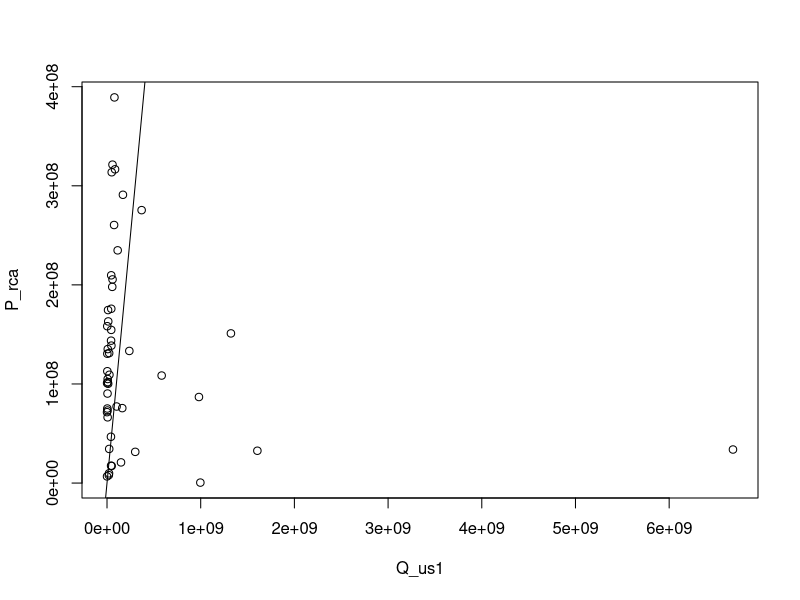
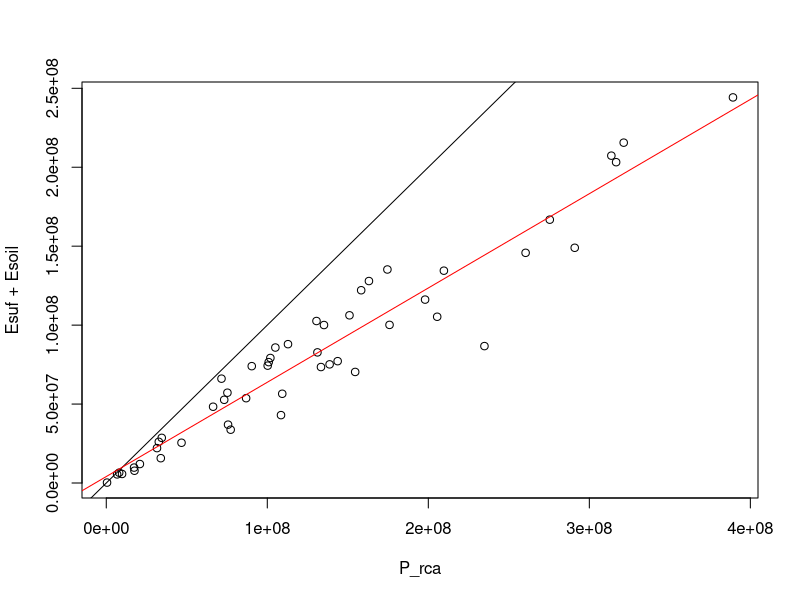
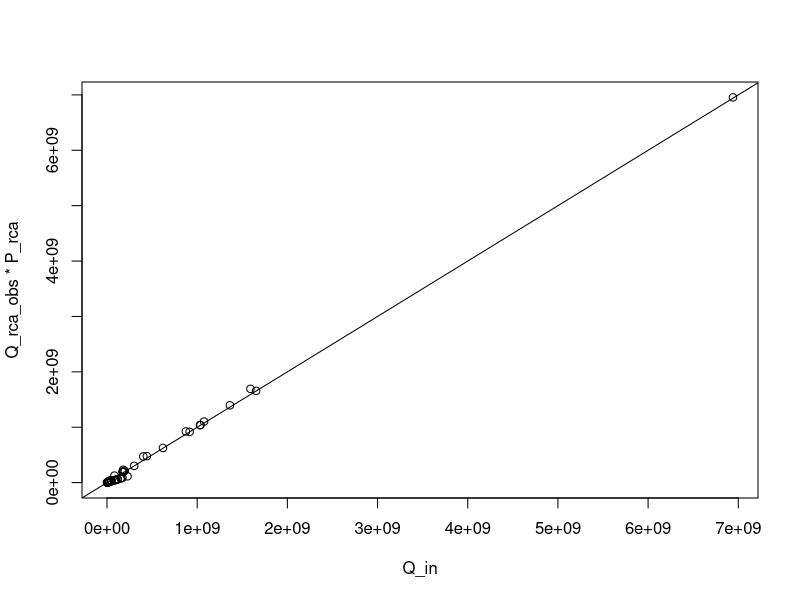
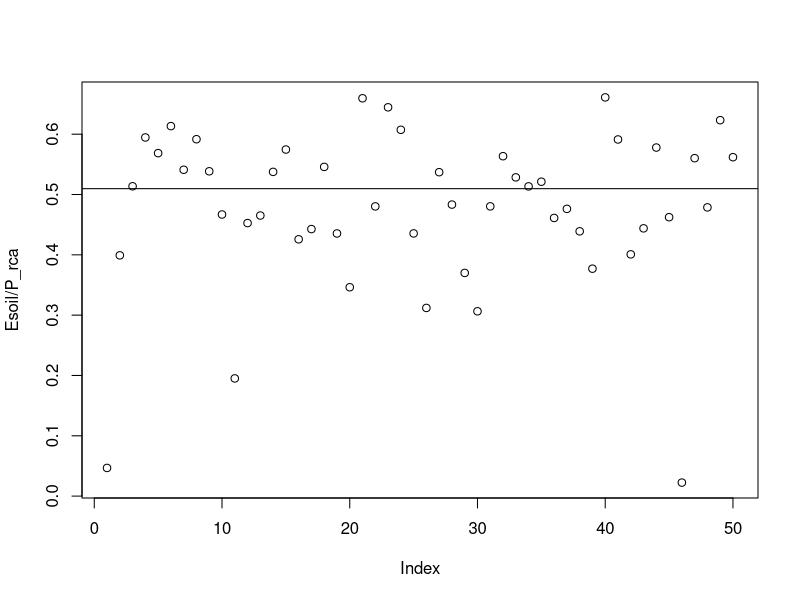
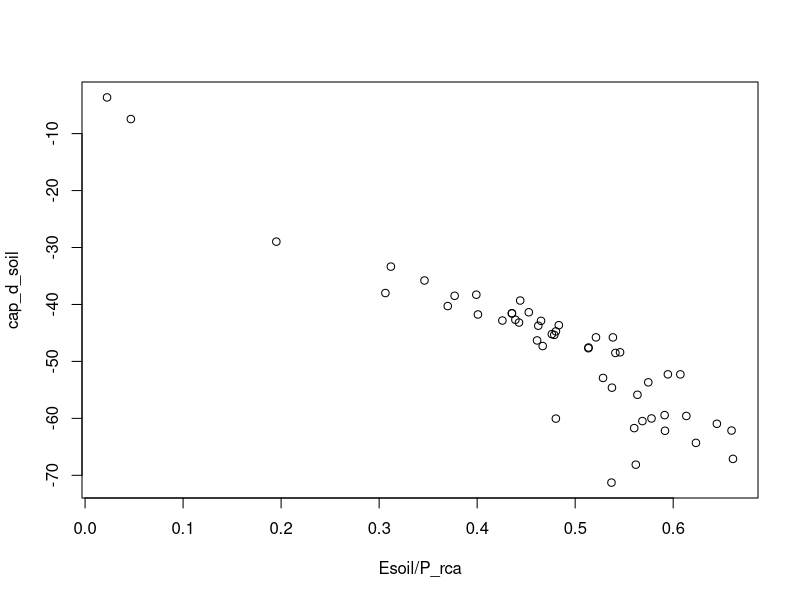
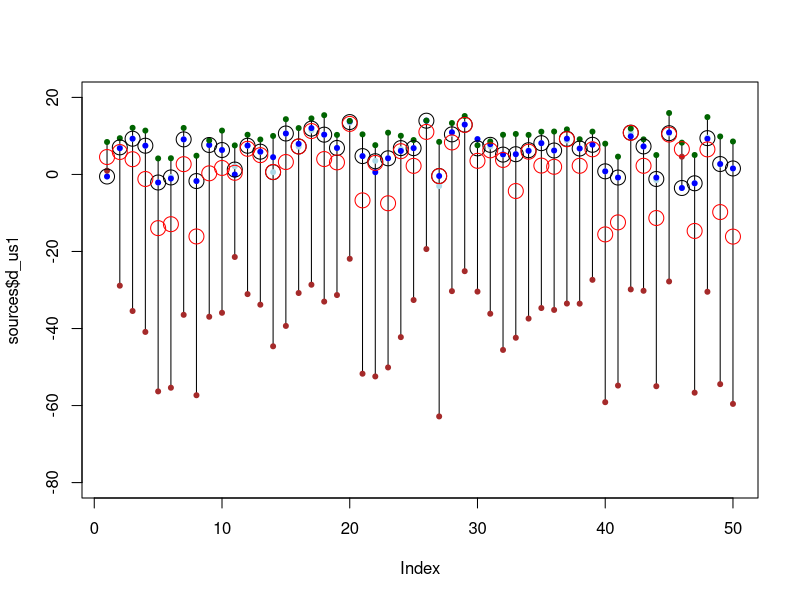
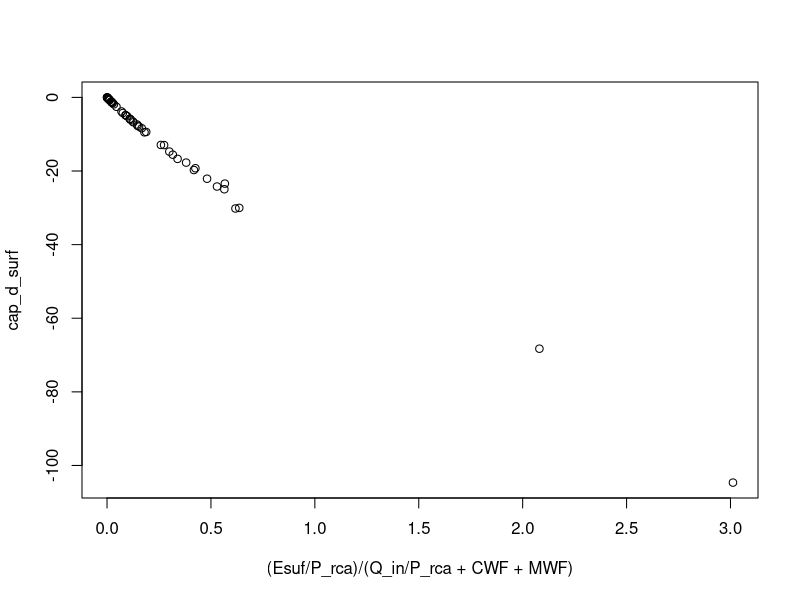
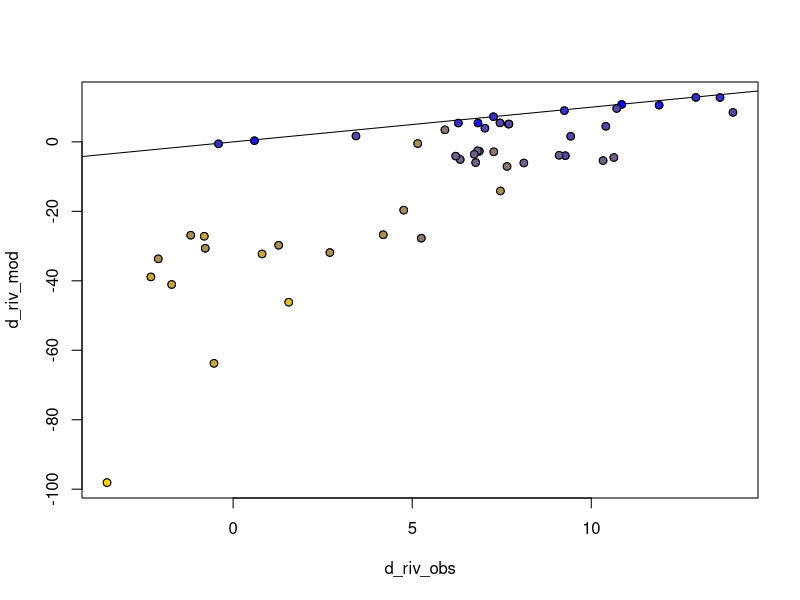

Source code (R) for these figures, in order:
library(dplyr)

#load data
dstreams_era <- read.csv("data/gabe_dstreams.csv")

#normalized Qrca to precipitation of rca
dstreams_era$Q_rca_norm <- dstreams_era$q_eraS_c/dstreams_era$P_eraS_e 

#drop geometry
dstreams_bay <- dstreams_era

# Initialize columns in dstreams_bay
dstreams_bay$d_us1 <- NA
dstreams_bay$d_us2 <- NA
dstreams_bay$Q_us1 <- NA
dstreams_bay$Q_us2 <- NA
dstreams_bay$P_us1_c <- NA
dstreams_bay$P_us2_c <- NA
dstreams_bay$P_us1_e <- NA
dstreams_bay$P_us2_e <- NA

# Loop through each stream segment
for (i in 1:nrow(dstreams_bay)) {
  segment <- dstreams_bay[i, ]  # Current segment
  
  # Get upstream segment RIDs
  upstream_rid_1 <- segment$prev_str01
  upstream_rid_2 <- segment$prev_str02
  
  # Initialize upstream values (set to self-referencing for headwaters)
  d_us1 <- segment$dex_riv_pred
  d_us2 <- segment$dex_riv_pred
  Q_us1_c <- segment$q_eraS_c
  Q_us2_c <- segment$q_eraS_c
  P_us1_c <- segment$P_eraS_c
  P_us2_c <- segment$P_eraS_c
  P_us1_e <- segment$P_eraS_e
  P_us2_e <- segment$P_eraS_e
  
  # Retrieve upstream values if upstream segments exist
  if (upstream_rid_1 != 0) {
    upstream_segment_1 <- dstreams_bay[dstreams_bay$stream == upstream_rid_1, ]
    if (nrow(upstream_segment_1) > 0) {
      d_us1 <- upstream_segment_1$dex_riv_pred[1]
      Q_us1_c <- upstream_segment_1$q_eraS_c[1]
      P_us1_c <- upstream_segment_1$P_eraS_c[1]
      P_us1_e <- upstream_segment_1$P_eraS_e[1]
      
    }
  }
  
  if (upstream_rid_2 != 0) {
    upstream_segment_2 <- dstreams_bay[dstreams_bay$stream == upstream_rid_2, ]
    if (nrow(upstream_segment_2) > 0) {
      d_us2 <- upstream_segment_2$dex_riv_pred[1]
      Q_us2_c <- upstream_segment_2$q_eraS_c[1]
      P_us2_c <- upstream_segment_2$P_eraS_c[1]
      P_us2_e <- upstream_segment_2$P_eraS_e[1]
      
    }
  }
  
  # Store results back in the dataframe
  dstreams_bay$d_us1[i] <- d_us1
  dstreams_bay$d_us2[i] <- d_us2
  dstreams_bay$Q_us1_c[i] <- Q_us1_c
  dstreams_bay$Q_us2_c[i] <- Q_us2_c
  dstreams_bay$P_us1_c[i] <- P_us1_c
  dstreams_bay$P_us2_c[i] <- P_us2_c
  dstreams_bay$P_us1_e[i] <- P_us1_e
  dstreams_bay$P_us2_e[i] <- P_us2_e
}

# Make a subset
set.seed(39458)
dstreams_sub <- dstreams_bay[sample(1:nrow(dstreams_bay), 50),]

# Extract
h = as.numeric(dstreams_sub$rh13_e)/100  # rca humidity
Esuf = as.numeric(dstreams_sub$EsufS_e)  # Normalized Surface Evaporation ratio cumulative or rca?
Esoil = as.numeric(dstreams_sub$EsoilS_e) # Normalized Soil Evaporation ratio cumulative or rca?
d_p = as.numeric(dstreams_sub$dppt13_e) # rca d-excess in precipitation
d_riv_obs = as.numeric(dstreams_sub$dex_riv_pred) # Observed d-excess in river water
d_riv_obs_SE = as.numeric(dstreams_sub$dex_riv_pred_SE)  # Standard error in observed d-excess
d_us1 = as.numeric(dstreams_sub$d_us1)  # Precomputed upstream d-excess (1st upstream reach)
d_us2 = as.numeric(dstreams_sub$d_us2)  # Precomputed upstream d-excess (2nd upstream reach)
Q_us1 = as.numeric(dstreams_sub$Q_us1_c)  # Precomputed upstream runoff (1st upstream reach)
Q_us2 = as.numeric(dstreams_sub$Q_us2_c)  # Precomputed upstream runoff (2nd upstream reach)
P_rca = as.numeric(dstreams_sub$P_eraS_e) # Precip of the RCA
Q_rca_obs = as.numeric(dstreams_sub$Q_rca_norm) #Observed Qrca normalized to ppt (FROM ERA!)

# Let's look at some of the data
plot(Q_us1, P_rca)
abline(0, 1)
## Mix of headwater and few mainstem reaches

# Evap loss is ~60% of P_rca on average
plot(P_rca, Esuf + Esoil)
abline(0, 1)
mod = lm((Esuf + Esoil) ~ P_rca)
abline(mod, col = "red")
coef(mod)

# Qrca should be pretty close to the sum of the tributary inputs, which it is
Q_in = Q_us1 + Q_us2
plot(Q_in, Q_rca_obs * P_rca)
abline(0, 1)
#### This suggests to me that what you are calling Q_rca_obs here is what we
# called Q_r on the board yesterday...the total discharge from the reach 
# (which includes the tributary inflows from upstream). For consistency it
# would be better to *not* divide this by P_rca in your pre-processing. ####

# Moving to the forward model, components of P_rca, use Steve's mean values
I = 0.2
BWF = 0.62
MWF = 0.18

# Connectivity
con = 0.38  ## c is a bad variable name since it's a base function
CWF <- (con * MWF) / (1 - con)

# How close is Esoil to BWF - CWF, which should be a theoretical maximum value
plot(Esoil / P_rca)
abline(h = BWF - CWF)
#### Here we start to see a problem. The ERA Esoil values are quite large, and
# are inconsistent with Steve's mean values for BWF and connectivity, which
# suggest that only ~51% of Prca is available for evapotranspiration. So either
# the Esoil values from ERA are too high or the BWF is much higher and/or 
# connectivity lower than Steve's values in these watersheds to make the 
# mass balance work out, let alone allow for any appreciable amount of 
# transpiration. Let's keep this in mind as we look at how the isotopes are
# impacted. ####

# Soil & surface evaporation parameters
#### Note that these were backwards, soil should be ~1 and surf ~0.5 ####
theta_soil = 0.95
theta_surf = 0.55

# Epsilons
epsilon_soil <- (1 - h) * theta_soil * -107
epsilon_surf <- (1 - h) * theta_surf * -107

# Isotope effect, soil water
cap_d_soil <- (epsilon_soil / h) /
  (1 + (BWF / (Esoil / P_rca)) * ((1 - h) / h))

# Let's look at the result
# cap_d_soil should covary strongly with Esoil / P_rca, which it does
# But note that the big Esoil values make cap_d_soil large
plot(Esoil / P_rca, cap_d_soil)

# D-excess of connected water flux
d_cwf <- d_p + cap_d_soil

# Weighted d-excess of reach inflow
d_rca_in <- ((Q_us1 / P_rca ) * d_us1 + (Q_us2 / P_rca) * d_us2
             + CWF * d_cwf + d_p * MWF) / (Q_in / P_rca + CWF + MWF)

# Let's check the model by plotting the sources and river obs
sources = data.frame(d_us1, d_us2, d_cwf, d_p, d_rca_in, d_riv_obs)
sources$max = apply(sources[, 1:4], 1, max)
sources$min = apply(sources[, 1:4], 1, min)
plot(sources$d_us1, type = "n", ylim = c(-80, 20))
for(i in seq_along(sources$d_us1)){
  lines(c(i, i), c(sources$min[i], sources$max[i]))
}
points(sources$d_us1, pch = 20, col = "lightblue")
points(sources$d_us2, pch = 20, col = "blue")
points(sources$d_cwf, pch = 20, col = "brown")
points(sources$d_p, pch = 20, col = "darkgreen")
points(sources$d_riv_obs, cex = 2)
points(sources$d_rca_in, cex = 2, col = "red")

#### OK here's a fundamental problem. Because Esoil is so large in the ERA
# the D-excess of CWF is quite low (solid brown circles). The mixing problem 
# is well-posed in that for almost all segments the stream value is intermediate
# to the source values (open black circle falls w/in the range of sources). But 
# using the ERA fluxes and the ~mean estimate of connectivity to calculate the 
# flow-weighted inputs to the stream gives a lower D-excess than the observed 
# stream value in almost all cases. This is before accounting for Estream, 
# which can only shift the stream D-excess lower. So the mass balance doesn't
# check out. Either connectivity is much lower or the ERA evaporation fluxes
# are substantially overestimated. My bet is on the latter. ####

# Moving on, isotope effect of surface evaporation
#### This eqn was missing terms in the inflow, which includes trib inputs ####
cap_d_surf <- (epsilon_surf / h) /
  (1 + ((CWF + MWF + Q_in / P_rca) / (Esuf / P_rca)) * 
     ((1 - h) / h))

# cap_d_surf should be big only where Esuf is large relative to inflow, which it is
# But, again, there are some pretty large values. Two of the test reaches have 
# surface evap that exceeds P_rca (by factors of 2 and 3).
plot((Esuf / P_rca) / (Q_in / P_rca + CWF + MWF), cap_d_surf)

# Now the modeled river value
d_riv_mod <- d_rca_in + cap_d_surf

# Compare with the data, no bueno
plot(d_riv_obs, d_riv_mod)
abline(0, 1)
cf = colorRampPalette(c("gold", "blue"))
cols = cf(10)
Q_log = log(Q_in)
ci = ceiling((Q_log - min(Q_log) + 0.01) / (diff(range(Q_log)) + 0.02) * 10)
points(d_riv_obs, d_riv_mod, pch = 21, bg = cols[ci])
#### The modeled values are the same as the d_rca_in values plotted above but
# shifted slightly lower by the effects of Esurf. So we already knew to expect 
# this result. You can see the ones that are good matches are all from reaches
# that are dominated by tributary inflow, where the evaporative isotope effects
# are diluted. ####

# Mass balance for Q_rca
Q_rca <- (Q_us1 + Q_us2) / P_rca + CWF + MWF - Esuf / P_rca
#### This eqn was missing the terms for the tributary inflows ####

# Pretty close to 1:1 after fixing the equation, which we expect from the
# plots we made of the input data at the start.
plot(Q_rca_obs, Q_rca)
abline(0, 1)
